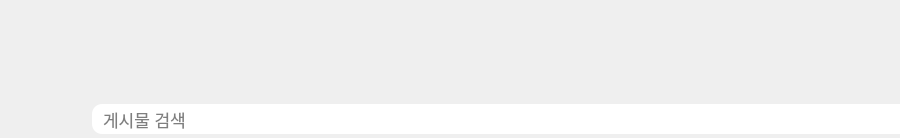
<?xml version="1.0" encoding="UTF-8"?>
<ui version="4.0">
 <class>search_window</class>
 <widget class="QWidget" name="search_window">
  <property name="enabled">
   <bool>true</bool>
  </property>
  <property name="geometry">
   <rect>
    <x>0</x>
    <y>0</y>
    <width>900</width>
    <height>138</height>
   </rect>
  </property>
  <property name="sizePolicy">
   <sizepolicy hsizetype="Preferred" vsizetype="Preferred">
    <horstretch>0</horstretch>
    <verstretch>0</verstretch>
   </sizepolicy>
  </property>
  <property name="minimumSize">
   <size>
    <width>900</width>
    <height>138</height>
   </size>
  </property>
  <property name="maximumSize">
   <size>
    <width>900</width>
    <height>138</height>
   </size>
  </property>
  <property name="sizeIncrement">
   <size>
    <width>0</width>
    <height>0</height>
   </size>
  </property>
  <property name="baseSize">
   <size>
    <width>0</width>
    <height>0</height>
   </size>
  </property>
  <property name="windowTitle">
   <string>search_window</string>
  </property>
  <property name="layoutDirection">
   <enum>Qt::LeftToRight</enum>
  </property>
  <property name="autoFillBackground">
   <bool>false</bool>
  </property>
  <property name="styleSheet">
   <string notr="true">font-family: -apple-system,BlinkMacSystemFont,&quot;Malgun Gothic&quot;,&quot;맑은고딕&quot;,helvetica,&quot;Apple SD Gothic Neo&quot;,sans-serif;
font-size: 17px;</string>
  </property>
  <layout class="QVBoxLayout" name="verticalLayout_2">
   <property name="spacing">
    <number>0</number>
   </property>
   <property name="leftMargin">
    <number>0</number>
   </property>
   <property name="topMargin">
    <number>11</number>
   </property>
   <property name="rightMargin">
    <number>0</number>
   </property>
   <property name="bottomMargin">
    <number>0</number>
   </property>
   <item>
    <layout class="QHBoxLayout" name="horizontalLayout">
     <property name="spacing">
      <number>0</number>
     </property>
     <item>
      <spacer name="horizontalSpacer">
       <property name="orientation">
        <enum>Qt::Horizontal</enum>
       </property>
       <property name="sizeType">
        <enum>QSizePolicy::Preferred</enum>
       </property>
       <property name="sizeHint" stdset="0">
        <size>
         <width>40</width>
         <height>20</height>
        </size>
       </property>
      </spacer>
     </item>
     <item>
      <widget class="QPushButton" name="logo_btn">
       <property name="minimumSize">
        <size>
         <width>425</width>
         <height>70</height>
        </size>
       </property>
       <property name="maximumSize">
        <size>
         <width>425</width>
         <height>70</height>
        </size>
       </property>
       <property name="cursor">
        <cursorShape>OpenHandCursor</cursorShape>
       </property>
       <property name="focusPolicy">
        <enum>Qt::NoFocus</enum>
       </property>
       <property name="styleSheet">
        <string notr="true">QPushButton {
  background-image: url(res/logo_default.png);
  background-repeat: no-repeat;
  border: 0px;
}

QPushButton:hover {
  background-image: url(res/logo_pressed.png);
  background-repeat: no-repeat;
}

QPushButton:pressed {
  background-image: url(res/logo_pressed.png);
  background-repeat: no-repeat;
}</string>
       </property>
       <property name="checkable">
        <bool>true</bool>
       </property>
      </widget>
     </item>
     <item>
      <spacer name="horizontalSpacer_2">
       <property name="orientation">
        <enum>Qt::Horizontal</enum>
       </property>
       <property name="sizeType">
        <enum>QSizePolicy::Preferred</enum>
       </property>
       <property name="sizeHint" stdset="0">
        <size>
         <width>40</width>
         <height>20</height>
        </size>
       </property>
      </spacer>
     </item>
    </layout>
   </item>
   <item>
    <layout class="QHBoxLayout" name="horizontalLayout_2">
     <property name="spacing">
      <number>9</number>
     </property>
     <property name="topMargin">
      <number>20</number>
     </property>
     <item>
      <spacer name="horizontalSpacer_3">
       <property name="orientation">
        <enum>Qt::Horizontal</enum>
       </property>
       <property name="sizeHint" stdset="0">
        <size>
         <width>40</width>
         <height>20</height>
        </size>
       </property>
      </spacer>
     </item>
     <item>
      <widget class="QPushButton" name="search_btn">
       <property name="sizePolicy">
        <sizepolicy hsizetype="Minimum" vsizetype="Fixed">
         <horstretch>0</horstretch>
         <verstretch>0</verstretch>
        </sizepolicy>
       </property>
       <property name="minimumSize">
        <size>
         <width>37</width>
         <height>37</height>
        </size>
       </property>
       <property name="maximumSize">
        <size>
         <width>37</width>
         <height>37</height>
        </size>
       </property>
       <property name="focusPolicy">
        <enum>Qt::NoFocus</enum>
       </property>
       <property name="styleSheet">
        <string notr="true">QPushButton {
  background-image: url(res/search_default.png);
  background-repeat: no-repeat;
  border: 0px;
}</string>
       </property>
       <property name="text">
        <string notr="true"/>
       </property>
       <property name="checkable">
        <bool>true</bool>
       </property>
      </widget>
     </item>
     <item>
      <widget class="QLabel" name="search_label">
       <property name="minimumSize">
        <size>
         <width>37</width>
         <height>37</height>
        </size>
       </property>
       <property name="maximumSize">
        <size>
         <width>37</width>
         <height>37</height>
        </size>
       </property>
       <property name="text">
        <string/>
       </property>
      </widget>
     </item>
     <item>
      <widget class="QWidget" name="widget" native="true">
       <property name="minimumSize">
        <size>
         <width>820</width>
         <height>30</height>
        </size>
       </property>
       <property name="maximumSize">
        <size>
         <width>820</width>
         <height>30</height>
        </size>
       </property>
       <property name="styleSheet">
        <string notr="true">background-color: white;
border-radius: 10px;</string>
       </property>
       <layout class="QVBoxLayout" name="verticalLayout">
        <property name="spacing">
         <number>0</number>
        </property>
        <property name="leftMargin">
         <number>9</number>
        </property>
        <property name="topMargin">
         <number>0</number>
        </property>
        <property name="bottomMargin">
         <number>0</number>
        </property>
        <item>
         <widget class="QLineEdit" name="lineEdit">
          <property name="minimumSize">
           <size>
            <width>800</width>
            <height>27</height>
           </size>
          </property>
          <property name="maximumSize">
           <size>
            <width>800</width>
            <height>24</height>
           </size>
          </property>
          <property name="focusPolicy">
           <enum>Qt::ClickFocus</enum>
          </property>
          <property name="placeholderText">
           <string>게시물 검색</string>
          </property>
         </widget>
        </item>
       </layout>
      </widget>
     </item>
     <item>
      <spacer name="horizontalSpacer_4">
       <property name="orientation">
        <enum>Qt::Horizontal</enum>
       </property>
       <property name="sizeHint" stdset="0">
        <size>
         <width>40</width>
         <height>20</height>
        </size>
       </property>
      </spacer>
     </item>
    </layout>
   </item>
  </layout>
 </widget>
 <resources>
  <include location="images.qrc"/>
 </resources>
 <connections/>
</ui>
